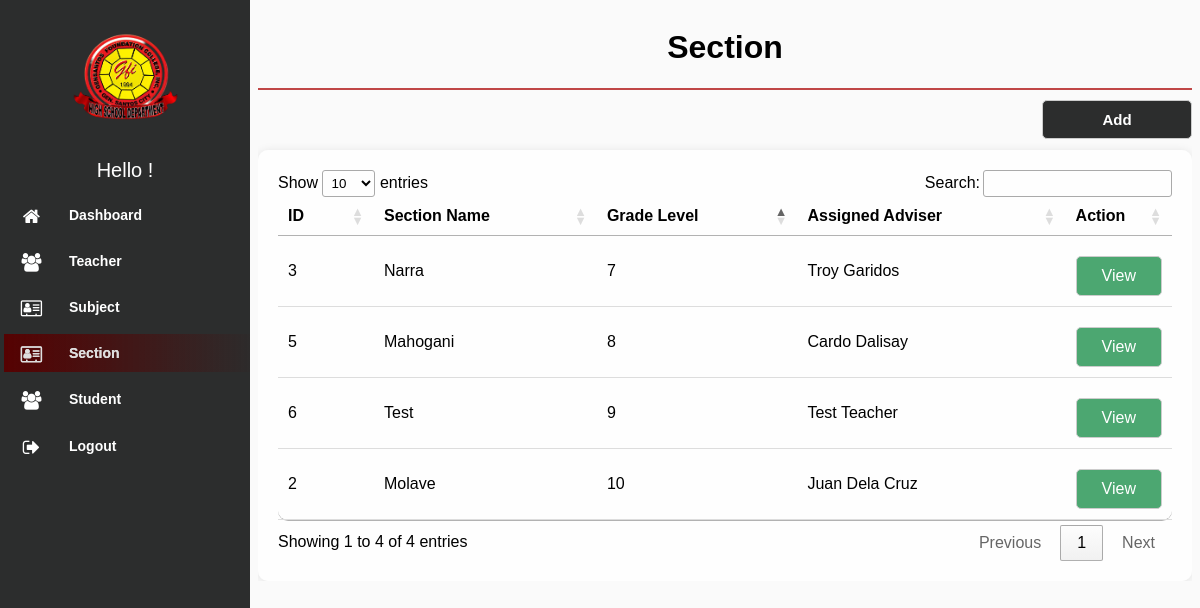
Screenshot of /modules/section/index.php (signed in) with the database file from the repository.
### tables this page shows
CREATE TABLE `section` (
  `id` int(100) NOT NULL,
  `name` varchar(100) NOT NULL,
  `grade_level` int(5) NOT NULL,
  `teacher_id` varchar(100) NOT NULL,
  `del_status` varchar(100) NOT NULL
);

### modules/section/index.php (the view, shortened to what this page needs)
<!DOCTYPE html>
<html lang="en">
<head>
    <link rel="stylesheet" type="text/css" href="../../assets/css/font-awesome-4.7.0/css/menu.css">
    <link rel="stylesheet" type="text/css" href="../../assets/css/font-awesome-4.7.0/css/style.css">
    <link rel="stylesheet" type="text/css" href="../../assets/css/font-awesome-4.7.0/css/font-awesome.min.css" rel="stylesheet">
    <link rel="stylesheet" href="../../assets/css/jquery.dataTables.min.css">
</head>
<body>
    <?php
    $page = 'Section';
    include "../../navbar.php";
    include "../../db_conn.php";
    ?>
    <div class="content">
        <div class="header">
            <h1><?php if ($page) {echo $page;} ?></h1>
        </div>
        <div class="search-box">
            <a href="./add.php"><button>Add</button></a>
        </div>
        <div class="table_wrap">
            <table id="example" class="data list">
                <thead>
                    <th style="width: 60px;">ID</th>
                    <th>Section Name</th>
                    <th>Grade Level</th>
                    <th>Assigned Adviser</th>
                    <th style="width: 55px;">Action</th>
                </thead>
                <?php
                $squery = mysqli_query($conn, "
                    SELECT s.*, CONCAT(t.first_name, ' ', t.last_name) AS teacher_name
                    FROM section s
                    LEFT JOIN teacher t ON s.teacher_id = t.id
                    WHERE s.del_status != 'deleted'
                    ORDER BY s.grade_level ;
                ");
                while ($row = mysqli_fetch_array($squery)) {
                ?>
                <tr class="table-row">
                    <td><?php echo $row['id']; ?></td>
                    <td><?php echo $row['name']; ?></td>
                    <td><?php echo $row['grade_level']; ?></td>
                    <td><?php echo $row['teacher_name']; ?></td>
                    <td>
                        <a class="view" href="edit.php?id=<?php echo $row['id']; ?>">View</a>
                    </td>
                </tr>
                <?php } ?>
            </table>
        </div>
    </div>
</body>
</html>

### rows the page displays
section: id "3", name "Narra", grade_level "7", teacher_name "Troy Garidos"
section: id "5", name "Mahogani", grade_level "8", teacher_name "Cardo Dalisay"
section: id "6", name "Test", grade_level "9", teacher_name "Test Teacher"
section: id "2", name "Molave", grade_level "10", teacher_name "Juan Dela Cruz"

### other values shown
$page "Section"
